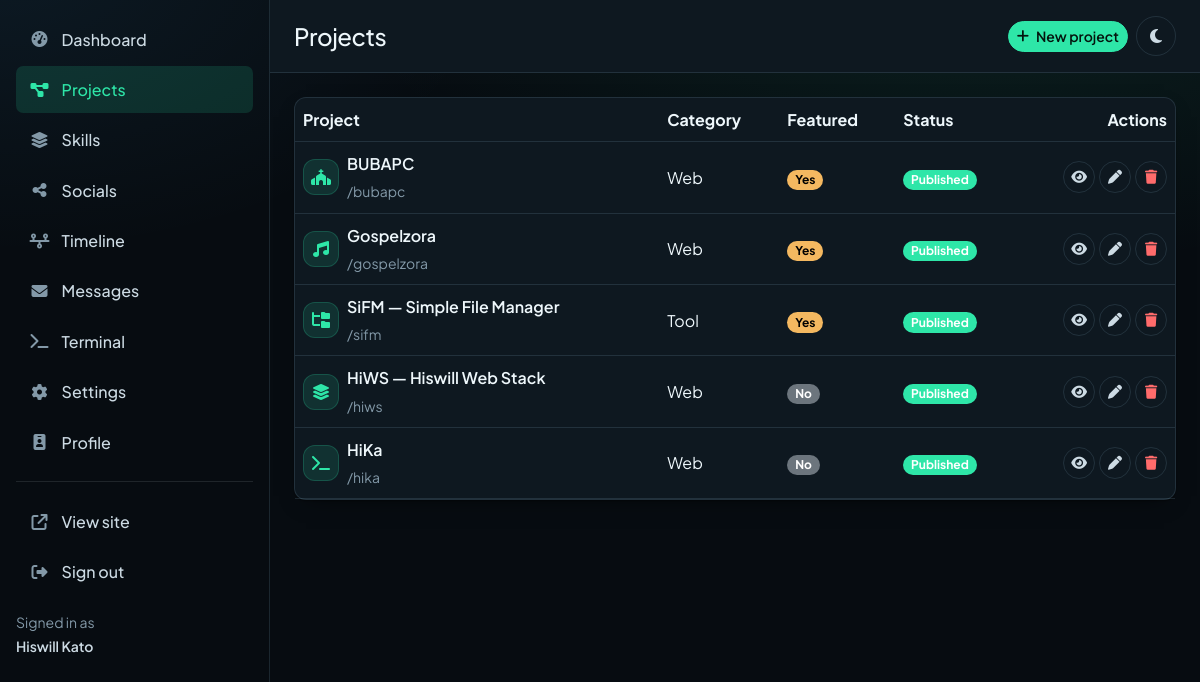
The app's page /admin/projects.php (signed in) with its own data.
### tables this page shows
CREATE TABLE profile (
  id        INT UNSIGNED NOT NULL AUTO_INCREMENT,
  name      VARCHAR(80)  NOT NULL,
  alias     VARCHAR(40)  NOT NULL DEFAULT '',
  title     VARCHAR(120) NOT NULL,
  tagline   VARCHAR(200) NOT NULL DEFAULT '',
  bio       TEXT         NOT NULL,
  about     MEDIUMTEXT   NOT NULL,
  location  VARCHAR(120) NOT NULL DEFAULT '',
  campus    VARCHAR(160) NOT NULL DEFAULT '',
  degree    VARCHAR(160) NOT NULL DEFAULT '',
  email     VARCHAR(160) NOT NULL DEFAULT '',
  phone     VARCHAR(40)  NOT NULL DEFAULT '',
  avatar    VARCHAR(200) NOT NULL DEFAULT '',
  resume    VARCHAR(200) NOT NULL DEFAULT '',
  available TINYINT(1)   NOT NULL DEFAULT 1,
  updated   TIMESTAMP    NOT NULL DEFAULT CURRENT_TIMESTAMP ON UPDATE CURRENT_TIMESTAMP,
  PRIMARY KEY (id)
);

CREATE TABLE projects (
  id       INT UNSIGNED NOT NULL AUTO_INCREMENT,
  title    VARCHAR(120) NOT NULL,
  slug     VARCHAR(140) NOT NULL,
  summary  VARCHAR(280) NOT NULL DEFAULT '',
  body     MEDIUMTEXT   NOT NULL,
  tech     VARCHAR(255) NOT NULL DEFAULT '',
  category VARCHAR(40)  NOT NULL DEFAULT 'web',
  repo     VARCHAR(255) NOT NULL DEFAULT '',
  live     VARCHAR(255) NOT NULL DEFAULT '',
  icon     VARCHAR(60)  NOT NULL DEFAULT 'fa-solid fa-code',
  featured TINYINT(1)   NOT NULL DEFAULT 0,
  status   ENUM('published','draft') NOT NULL DEFAULT 'published',
  sort     INT UNSIGNED NOT NULL DEFAULT 0,
  created  TIMESTAMP    NOT NULL DEFAULT CURRENT_TIMESTAMP,
  PRIMARY KEY (id),
  UNIQUE KEY projects_slug (slug)
);

### app/db.php (called while the page is built, shortened)
<?php
function db(): mysqli
{
    static $conn = null;
    if ($conn === null) {
        try {
            $conn = new mysqli(DB_HOST, DB_USER, DB_PASS, DB_NAME);
            $conn->set_charset('utf8mb4');
        } catch (mysqli_sql_exception $problem) {
            http_response_code(503);
            $detail = SHOW_ERRORS ? '<p><code>' . htmlspecialchars($problem->getMessage()) . '</code></p>' : '';
            exit('<!doctype html><meta charset="utf-8"><title>Database unavailable</title>'
                . '<div style="font:16px/1.6 system-ui;max-width:36rem;margin:14vh auto;padding:0 1.5rem">'
                . '<h1 style="font-size:1.4rem">The database is not reachable.</h1>'
                . $detail
                . '<p>Check the <code>DB_*</code> values in <code>app/config.php</code> and that MariaDB is running.</p>'
                . '</div>');
        }
    }
    return $conn;
}
function query(string $sql, array $args = []): mysqli_stmt
{
    $statement = db()->prepare($sql);
    $statement->execute();
    return $statement;
}
function one(string $sql, array $args = []): ?array
{
    $row = query($sql, $args)->get_result()->fetch_assoc();
    return $row ?: null;
}
function all(string $sql, array $args = []): array
{
    return query($sql, $args)->get_result()->fetch_all(MYSQLI_ASSOC);
}

### app/data.php (called while the page is built, shortened)
<?php
function me(): array
{
    static $me = null;
    if ($me === null) {
        $me = one('SELECT * FROM profile ORDER BY id LIMIT 1') ?? [];
    }
    return $me;
}
function projects(bool $everything = false): array
{
    $clause = $everything ? '' : "WHERE status = 'published'";
    return all("SELECT * FROM projects $clause ORDER BY featured DESC, sort, created DESC");
}

### admin/projects.php (the view, shortened to what this page needs)
<?php
require __DIR__ . '/../app/init.php';
$title   = 'Projects';
$actions = '<a class="btn btn-primary btn-sm" href="' . panel('project') . '">' . icon('fa-solid fa-plus') . ' New project</a>';
$items   = projects(true);
require __DIR__ . '/parts/header.php';
?>
<?php if ($items === []): ?>
    <div class="card p-5 text-center">
        <?= icon('fa-regular fa-folder-open fa-2x text-primary mb-3') ?>
        <p class="text-body-secondary mb-3">No projects yet.</p>
        <a class="btn btn-primary" href="<?= panel('project') ?>"><?= icon('fa-solid fa-plus') ?> Add your first project</a>
    </div>
<?php else: ?>
    <div class="card">
        <div class="table-responsive">
            <table class="table table-hover align-middle mb-0">
                <thead>
                    <tr>
                        <th>Project</th>
                        <th class="d-none d-md-table-cell">Category</th>
                        <th>Featured</th>
                        <th>Status</th>
                        <th class="text-end">Actions</th>
                    </tr>
                </thead>
                <tbody>
                    <?php foreach ($items as $item): ?>
                        <tr>
                            <td>
                                <div class="d-flex align-items-center gap-2">
                                    <span class="work-icon" style="width:2.25rem;height:2.25rem;font-size:1rem;">
                                        <?= icon($item['icon']) ?>
                                    </span>
                                    <span>
                                        <span class="fw-semibold d-block"><?= e($item['title']) ?></span>
                                        <span class="small text-body-secondary">/<?= e($item['slug']) ?></span>
                                    </span>
                                </div>
                            </td>
                            <td class="d-none d-md-table-cell text-capitalize"><?= e($item['category']) ?></td>
                            <td>
                                <?php if ($item['featured']): ?>
                                    <span class="badge rounded-pill text-bg-warning">Yes</span>
                                <?php else: ?>
                                    <span class="badge rounded-pill text-bg-secondary">No</span>
                                <?php endif; ?>
                            </td>
                            <td>
                                <?php if ($item['status'] === 'published'): ?>
                                    <span class="badge rounded-pill text-bg-success">Published</span>
                                <?php else: ?>
                                    <span class="badge rounded-pill text-bg-secondary">Draft</span>
                                <?php endif; ?>
                            </td>
                            <td class="text-end">
                                <div class="d-inline-flex gap-1">
                                    <a class="btn btn-ghost btn-sm rounded-circle" href="<?= url('projects/' . $item['slug']) ?>"
                                       target="_blank" rel="noopener" title="View"><?= icon('fa-solid fa-eye') ?></a>
                                    <a class="btn btn-ghost btn-sm rounded-circle" href="<?= panel('project?id=' . $item['id']) ?>"
                                       title="Edit"><?= icon('fa-solid fa-pen') ?></a>
                                    <form method="post" action="<?= panel('projects') ?>" class="d-inline">
                                        <button class="btn btn-ghost btn-sm rounded-circle text-danger" type="submit"
                                                data-confirm="Delete &quot;<?= e($item['title']) ?>&quot;? This cannot be undone."
                                                title="Delete"><?= icon('fa-solid fa-trash') ?></button>
                                    </form>
                                </div>
                            </td>
                        </tr>
                    <?php endforeach; ?>
                </tbody>
            </table>
        </div>
    </div>
<?php endif; ?>
<?php require __DIR__ . '/parts/footer.php'; ?>

### app/functions.php (shortened to what this page needs)
<?php
function e(mixed $value): string
{
    return htmlspecialchars((string) $value, ENT_QUOTES, 'UTF-8');
}
function url(string $path = ''): string
{
    if (BASE_URL !== '') {
        $base = rtrim(BASE_URL, '/');
    } else {
        $scheme = (($_SERVER['HTTPS'] ?? '') === 'on') ? 'https' : 'http';
        $base = $scheme . '://' . ($_SERVER['HTTP_HOST'] ?? 'localhost');
    }
    return $path === '' ? $base : $base . '/' . ltrim($path, '/');
}
function asset(string $path): string
{
    return url('assets/' . ltrim($path, '/'));
}
function panel(string $path = ''): string
{
    return url('admin/' . ltrim($path, '/'));
}
function icon(string $classes): string
{
    return '<i class="' . e($classes) . '" aria-hidden="true"></i>';
}
function themeToggle(string $extra = ''): string
{
    $extra = $extra === '' ? '' : ' ' . $extra;
    return '<button type="button" class="btn btn-ghost rounded-circle theme-toggle' . $extra
        . '" aria-label="Switch theme">'
        . icon('fa-solid fa-moon') . icon('fa-solid fa-sun') . '</button>';
}
function owner(): ?array
{
    return $_SESSION['user'] ?? null;
}
function guard(): array
{
    $user = owner();
    return $user;
}

### admin/parts/header.php (shortened to what this page needs)
<?php
$user = guard();
$me   = me();
$here = basename($_SERVER['SCRIPT_NAME'] ?? 'index.php', '.php');
$label = $title ?? 'Dashboard';
$menu = [
    ['index',    ['index'],                     'Dashboard', 'fa-solid fa-gauge-high'],
    ['projects', ['projects', 'project'],       'Projects',  'fa-solid fa-diagram-project'],
    ['skills',   ['skills', 'skill'],           'Skills',    'fa-solid fa-layer-group'],
    ['socials',  ['socials', 'social'],         'Socials',   'fa-solid fa-share-nodes'],
    ['timelines', ['timelines', 'timeline'],    'Timeline',  'fa-solid fa-timeline'],
    ['messages', ['messages', 'message'],       'Messages',  'fa-solid fa-envelope'],
    ['terminal', ['terminal'],                  'Terminal',  'fa-solid fa-terminal'],
    ['settings', ['settings'],                  'Settings',  'fa-solid fa-gear'],
    ['profile',  ['profile'],                   'Profile',   'fa-solid fa-id-badge'],
];
?>
<!doctype html>
<html lang="en" data-theme="dark" data-bs-theme="dark">
<head>
<link rel="stylesheet" href="<?= asset('css/bootstrap.min.css') ?>">
<link rel="stylesheet" href="<?= asset('css/all.min.css') ?>">
<link rel="stylesheet" href="<?= asset('css/style.css') ?>">
</head>
<body>
<div class="admin-shell d-flex">
    <div class="offcanvas-lg offcanvas-start admin-side" id="sidebar" tabindex="-1" aria-label="Admin menu">
        <div class="offcanvas-body d-flex flex-column p-3">
            <nav class="d-grid gap-1">
                <?php foreach ($menu as [$key, $scripts, $text, $glyph]): ?>
                    <?php $active = in_array($here, $scripts, true); ?>
                    <a class="admin-link<?= $active ? ' active' : '' ?>" href="<?= panel($key === 'index' ? '' : $key) ?>">
                        <i class="<?= e($glyph) ?>"></i>
                        <span><?= e($text) ?></span>
                    </a>
                <?php endforeach; ?>
            </nav>
            <hr class="my-3">
            <nav class="d-grid gap-1">
                <a class="admin-link" href="<?= url() ?>" target="_blank" rel="noopener">
                    <i class="fa-solid fa-arrow-up-right-from-square"></i><span>View site</span>
                </a>
                <a class="admin-link" href="<?= panel('logout') ?>">
                    <i class="fa-solid fa-right-from-bracket"></i><span>Sign out</span>
                </a>
            </nav>
            <div class="mt-auto pt-3 small text-body-secondary">
                Signed in as<br><span class="fw-semibold text-body"><?= e($user['name']) ?></span>
            </div>
        </div>
    </div>
    <div class="flex-grow-1 min-width-0">
        <header class="d-flex align-items-center gap-3 px-3 px-lg-4 py-3 border-bottom"
                style="background: var(--surface); position: sticky; top: 0; z-index: 1020;">
            <h1 class="h4 mb-0"><?= e($label) ?></h1>
            <div class="ms-auto d-flex align-items-center gap-2">
                <?php if (!empty($actions)): ?>
                    <div class="d-flex flex-wrap gap-2"><?= $actions ?></div>
                <?php endif; ?>
                <?= themeToggle() ?>
            </div>
        </header>
        <div class="p-3 p-lg-4">

### records on screen
profile: name "Hiswill Kato"
projects: title "BUBAPC", slug "bubapc", category "Web", featured "Yes", status "Published"
projects: title "Gospelzora", slug "gospelzora", category "Web", featured "Yes", status "Published"
projects: title "SiFM — Simple File Manager", slug "sifm", category "Tool", featured "Yes", status "Published"
projects: title "HiWS — Hiswill Web Stack", slug "hiws", category "Web", featured "No", status "Published"
projects: title "HiKa", slug "hika", category "Web", featured "No", status "Published"

### other values on screen
$text "Dashboard"
$text "Projects"
$text "Skills"
$text "Socials"
$text "Timeline"
$text "Messages"
$text "Terminal"
$text "Settings"
$text "Profile"
$label "Projects"
